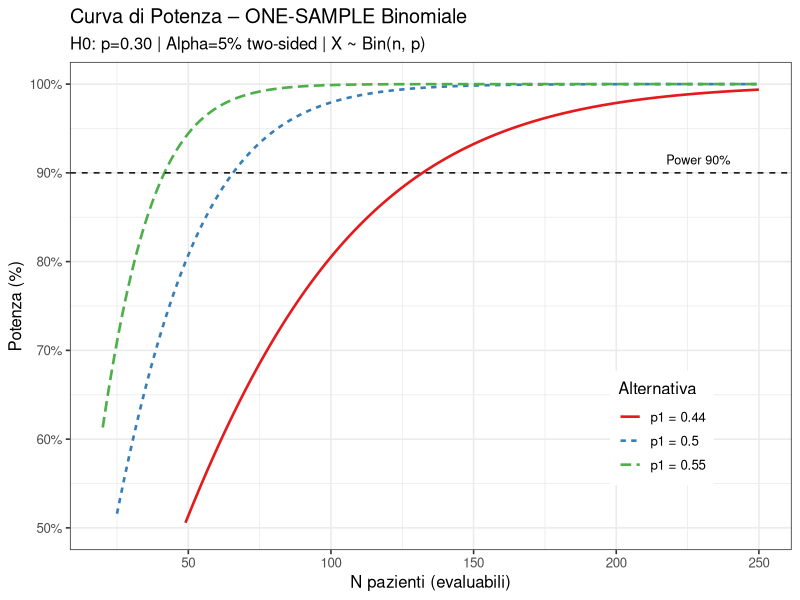

Write the R code that produced this figure.
# =============================================================================
# sample_size_rct.R
# -----------------
# Calcolo del campione – Test ONE-SAMPLE a due code sulla proporzione
#
# ENDPOINT PRIMARIO
#   Proporzione di pazienti con >= 5 side effects nei 90 giorni
#   successivi all'ultima somministrazione del farmaco.
#
# DISEGNO
#   Un solo gruppo.  X ~ Binomiale(n, p)
#   H0: p  = 0.30   (soglia di riferimento, pooled storico)
#   H1: p ≠ 0.30   (two-sided)
#
# FORMULA (approssimazione normale alla Binomiale)
#   n = [z_{α/2}·√(p0·(1-p0))  +  z_β·√(p1·(1-p1))]²  /  (p1-p0)²
#
# PARAMETRI: Power=90% | Alpha=5% two-sided | Dropout=10%
# =============================================================================

# install.packages(c("pwr", "ggplot2"))
library(pwr)
library(ggplot2)


# ── 0. Parametri ──────────────────────────────────────────────────────────────

P0      <- 0.30   # soglia H0
ALPHA   <- 0.05   # two-sided
POWER   <- 0.90
DROPOUT <- 0.10

z_a2 <- qnorm(1 - ALPHA / 2)   # 1.9600
z_b  <- qnorm(POWER)            # 1.2816

adj  <- function(n) ceiling(n / (1 - DROPOUT))


# ── 1. Formula analitica (approx. normale alla Binomiale) ─────────────────────

n_formula <- function(p0, p1) {
  d   <- abs(p1 - p0)
  v0  <- p0 * (1 - p0)   # Var Binomiale H0
  v1  <- p1 * (1 - p1)   # Var Binomiale H1
  ceiling(((z_a2 * sqrt(v0) + z_b * sqrt(v1)) / d)^2)
}

# Potenza effettiva (appross. normale) a dato n
power_norm <- function(p0, p1, n) {
  d <- abs(p1 - p0); v1 <- p1 * (1 - p1)
  se <- sqrt(v1 / n)
  pnorm(d / se - z_a2) + pnorm(-d / se - z_a2)
}


# ── 2. Test esatto Binomiale (ricerca n minimo) ───────────────────────────────

# CDF esatta
bcdf <- function(k, n, p) pbinom(k, n, p)

# Potenza esatta two-sided
exact_power <- function(n, p0, p1, alpha) {
  a2   <- alpha / 2
  # soglia alta: min k t.c. P(X >= k | p0) <= alpha/2
  k_hi <- n
  for (k in 1:n) {
    if (1 - bcdf(k - 1, n, p0) <= a2) { k_hi <- k; break }
  }
  # soglia bassa: max k t.c. P(X <= k | p0) <= alpha/2
  k_lo <- -1
  for (k in (n - 1):0) {
    if (bcdf(k, n, p0) <= a2) { k_lo <- k; break }
  }
  pw <- (1 - bcdf(k_hi - 1, n, p1)) + ifelse(k_lo >= 0, bcdf(k_lo, n, p1), 0)
  list(power = pw, k_lo = k_lo, k_hi = k_hi)
}

find_n <- function(p0, p1, alpha, target) {
  for (n in 1:500) {
    res <- exact_power(n, p0, p1, alpha)
    if (res$power >= target)
      return(list(n = n, power = res$power, k_lo = res$k_lo, k_hi = res$k_hi))
  }
}


# ── 3. Calcolo per vari p1 ────────────────────────────────────────────────────

p1_vals <- c(0.40, 0.44, 0.45, 0.50, 0.55, 0.60)

results <- lapply(p1_vals, function(p1) {
  nf   <- n_formula(P0, p1)
  ex   <- find_n(P0, p1, ALPHA, POWER)
  pw_n <- power_norm(P0, p1, nf)
  data.frame(
    p0         = P0,
    p1         = p1,
    delta_pp   = round(abs(p1 - P0) * 100, 0),
    n_formula  = nf,
    n_esatto   = ex$n,
    n_adj      = adj(ex$n),
    power_ex   = round(ex$power * 100, 1),
    k_lo       = ex$k_lo,
    k_hi       = ex$k_hi,
    regola     = paste0("X<=", ex$k_lo, " o X>=", ex$k_hi),
    storico    = p1 == 0.44,
    ufficial   = p1 == 0.50
  )
})

res_df <- do.call(rbind, results)


# ── 4. Stampa risultati ───────────────────────────────────────────────────────

cat("=============================================================\n")
cat(" ONE-SAMPLE BINOMIALE – TEST A DUE CODE\n")
cat(sprintf(" H0: p = %.2f   H1: p ≠ %.2f\n", P0, P0))
cat(sprintf(" Alpha = %.2f two-sided | Power = %.2f | Dropout = %.0f%%\n",
            ALPHA, POWER, DROPOUT * 100))
cat("=============================================================\n\n")

cat(sprintf(" z_{α/2} = %.4f   z_β = %.4f\n\n", z_a2, z_b))

cat(sprintf(" %-6s  %-6s  %-10s  %-9s  %-6s  %-8s  %-22s\n",
            "p1", "Δ(pp)", "n Formula", "n Esatto", "n+DO", "Power", "Regola"))
cat(paste(rep("─", 72), collapse = ""), "\n")

for (i in seq_len(nrow(res_df))) {
  r    <- res_df[i, ]
  flag <- ifelse(r$storico, "  ◄ storico",
          ifelse(r$ufficial, "  ◄ ~n=60 uff.", ""))
  cat(sprintf(" %.2f    %3.0fpp  %10d  %9d  %6d  %7.1f%%  %-22s%s\n",
              r$p1, r$delta_pp, r$n_formula, r$n_esatto,
              r$n_adj, r$power_ex, r$regola, flag))
}

# Dettaglio p1=0.44 e p1=0.50
for (p1_det in c(0.44, 0.50)) {
  r <- res_df[abs(res_df$p1 - p1_det) < 1e-9, ]
  cat("\n──────────────────────────────────────────────────────\n")
  cat(sprintf(" DETTAGLIO p1 = %.2f\n", p1_det))
  cat(sprintf("  n evaluabili    : %d\n", r$n_esatto))
  cat(sprintf("  n + dropout 10%% : %d\n", r$n_adj))
  cat(sprintf("  Power esatta    : %.1f%%\n", r$power_ex))
  cat(sprintf("  Regola          : rifiuta H0 se X <= %d oppure X >= %d\n",
              r$k_lo, r$k_hi))
  cat(sprintf("                    (su %d pazienti evaluabili)\n", r$n_esatto))
}


# ── 5. Verifica con pwr::pwr.p.test (Cohen's h) ──────────────────────────────

cat("\n=============================================================\n")
cat(" VERIFICA – pwr::pwr.p.test (Cohen's h, appross. arcseno)\n")
cat("=============================================================\n")

for (p1 in c(0.44, 0.50)) {
  h  <- ES.h(p1, P0)
  r  <- pwr.p.test(h = abs(h), sig.level = ALPHA, power = POWER,
                   alternative = "two.sided")
  na <- adj(ceiling(r$n))
  cat(sprintf(" p1=%.2f: Cohen h=%.4f  n=%d  n+dropout=%d\n",
              p1, abs(h), ceiling(r$n), na))
}


# ── 6. Curva di potenza ───────────────────────────────────────────────────────

n_seq   <- 20:250
p1_plot <- c(0.44, 0.50, 0.55)

curve_data <- do.call(rbind, lapply(p1_plot, function(p1) {
  data.frame(
    n     = n_seq,
    power = sapply(n_seq, function(n) power_norm(P0, p1, n)),
    p1    = factor(paste0("p1 = ", p1))
  )
}))

gg <- ggplot(curve_data, aes(x = n, y = power * 100,
                              colour = p1, linetype = p1)) +
  geom_line(linewidth = 0.9) +
  geom_hline(yintercept = POWER * 100, linetype = "dashed",
             colour = "black") +
  annotate("text", x = 240, y = POWER * 100 + 1.5,
           label = "Power 90%", hjust = 1, size = 3.2) +
  scale_y_continuous(limits = c(50, 100), breaks = seq(50, 100, 10),
                     labels = function(x) paste0(x, "%")) +
  scale_colour_manual(values = c("#E41A1C", "#377EB8", "#4DAF4A")) +
  labs(
    title    = "Curva di Potenza – ONE-SAMPLE Binomiale",
    subtitle = sprintf("H0: p=%.2f | Alpha=%.0f%% two-sided | X ~ Bin(n, p)",
                       P0, ALPHA * 100),
    x        = "N pazienti (evaluabili)",
    y        = "Potenza (%)",
    colour   = "Alternativa",
    linetype = "Alternativa"
  ) +
  theme_bw(base_size = 12) +
  theme(legend.position = "inside", legend.position.inside = c(0.82, 0.25))

print(gg)


# ── 7. Riepilogo finale ───────────────────────────────────────────────────────

cat("\n=============================================================\n")
cat(" RIEPILOGO FINALE\n")
cat(sprintf(" X~Bin(n,p) | H0: p=%.2f | H1: p≠%.2f | α=%.0f%% | Power=%.0f%% | DO=%.0f%%\n",
            P0, P0, ALPHA*100, POWER*100, DROPOUT*100))
cat("=============================================================\n")
cat(sprintf(" %-8s  %-18s  %-18s\n",
            "p1", "n pazienti enrollati", "Regola decisionale"))
cat(paste(rep("─", 50), collapse=""), "\n")
for (i in seq_len(nrow(res_df))) {
  r <- res_df[i, ]
  cat(sprintf(" %.2f      %6d                   %s\n",
              r$p1, r$n_adj, r$regola))
}
